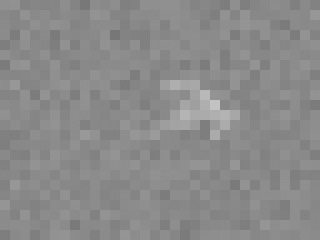
#> input picture untitled.png, 320 x 240 px
$ jupyter execute --allow-errors show_frame.ipynb
#> lines starting #> are read from the running program, lines starting #| are printed output that depends on the picture
[cell 1]
import os, sys
import matplotlib.pyplot as plt
import numpy as np


# load data from csv file
def load_data(file_path):
    data = np.genfromtxt(file_path, delimiter=',', skip_header=1)
    return data


# plot data in 3d
def plot_data(data):
    fig = plt.figure()
    ax = fig.add_subplot(111, projection='3d')
    x = np.arange(32)
    y = np.arange(24)
    X, Y = np.meshgrid(x, y)
    Z = data
    ax.plot_surface(X, Y, Z, cmap='jet')
    ax.view_init(elev=30, azim=15)
    plt.show()


path = "20200626_154313_mlx90640_01_light_none.csv"
#> (the rest of this cell did not finish here and is left out)

#> (a cell that did not finish here is left out)

[cell 3]
import PIL.Image as Image

img_path = "untitled.png"
img = Image.open(img_path).convert('L')
#> img is the input picture: PIL image 320x240 L; min 118, max 195, mean 138.3
# reshape image to 24x32
img = img.resize((32, 24))
#> img: PIL image 32x24 L
img = np.array(img)
# normalize image
img = img / 255.0
#> img: shape (24, 32) float64

plt.imshow(img, cmap='jet', interpolation='nearest')
plt.show()

plot_data(img)
#> in plot_data, `ax.plot_surface(X, Y, Z, cmap='jet')`:
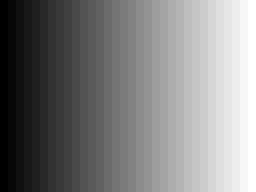
#> X: shape (24, 32) int64 (shown 8 times larger); min 0, max 31, mean 15.5; drawn with min black and max white
#> in plot_data, `plt.show()`:
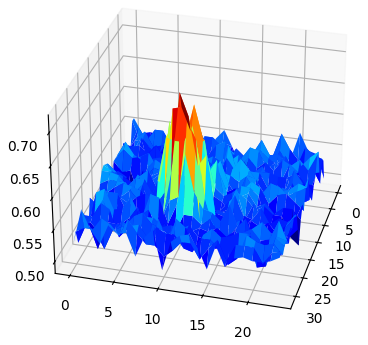
#> figure drawn by matplotlib, 1 panel
